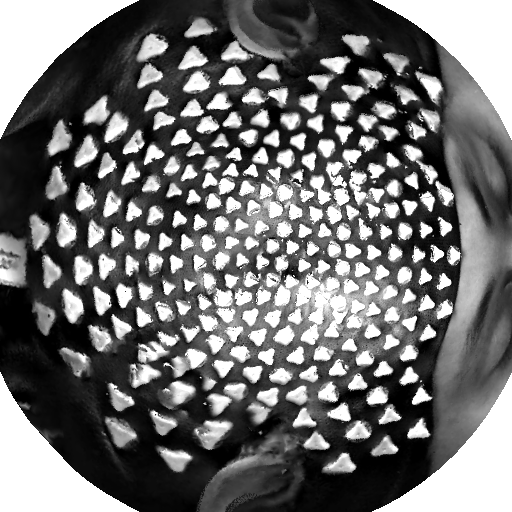
%> input picture cap256.png, 512 x 512 px
$ octave --eval "find_traingles(imread('cap256.png'));"   (GNU Octave 9; MATLAB toolbox functions it lacks are replaced by stand-ins)
%> lines starting %> are read from the running program, lines starting %| are printed output that depends on the picture; in (x1, y1, x2, y2) boxes, pixels count from 0 and x2, y2 are one past the last pixel; in counts of white or black regions, pixels touching at a corner belong together; the program's own positions count from 1
function find_traingles(img)
    I = im2gray(img); % transform image to grayscale
%> I is the input picture: size 512x512 uint8; min 0, max 255, mean 110.5
    G = imgradient(I); % create gradient of image
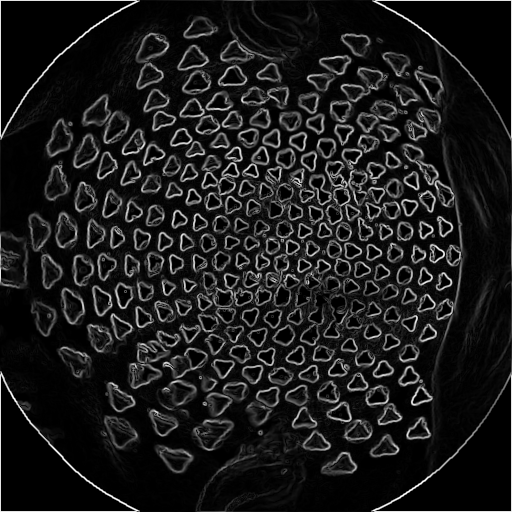
%> G: size 512x512 double; min 0, max 1140.4, mean 122.4; drawn with min black and max white
    % figure;
    % subplot(1,2,1);
    % imshow(G);
    % hold;
    BW = G>max(G(:))*0.1; % make a binary image by thresholding gradient image
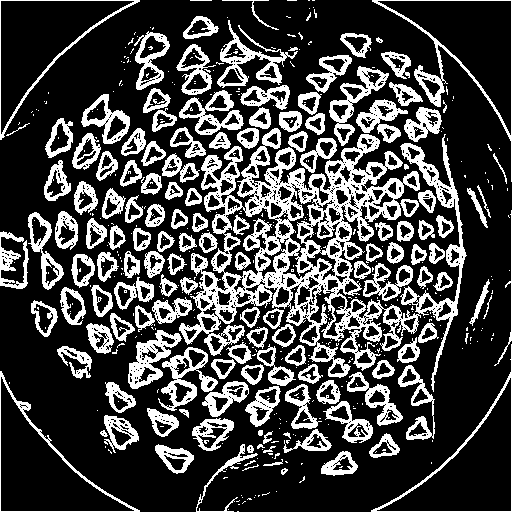
%> BW: size 512x512 logical; 27.1% white; 461 white regions (316 under 20 px)
    % [5 lines of commented-out code are left out]
    %%
    % [32 lines of commented-out code are left out]

    %%
    stats = regionprops(BW, 'BoundingBox', 'Circularity');
%> stats = 461 regions; largest, box (x1, y1, x2, y2) and Circularity: (179, 128, 467, 392) 0.012, (372, 0, 512, 182) 0.0311, (371, 344, 512, 512) 0.038, (0, 371, 140, 512) 0.0446, (0, 0, 140, 140) 0.0458
    cis = cat(1,stats.Circularity);
    id =  cis<1 & cis>0.5;
%> id = 461 logical values, 208 true
    figure; imshow(img, []);
    hold on;
    for i=1:length(id)
        rectangle('position', stats(i).BoundingBox, 'EdgeColor', 'r', 'LineWidth', 2)
    end
%> `find_traingles(imread('cap256.png'));`:
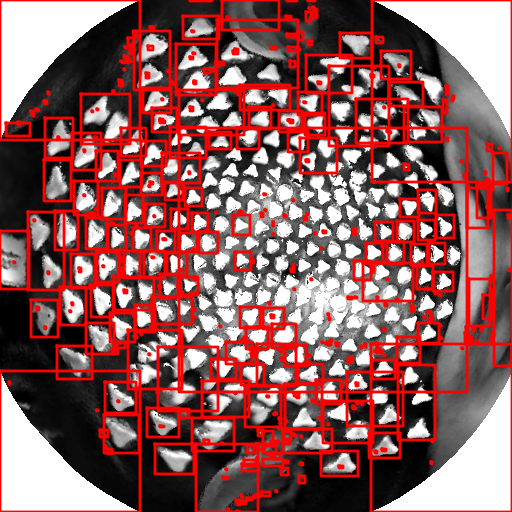
%> figure redrawn from the program's plot data
end

$ run again, on cap64.png
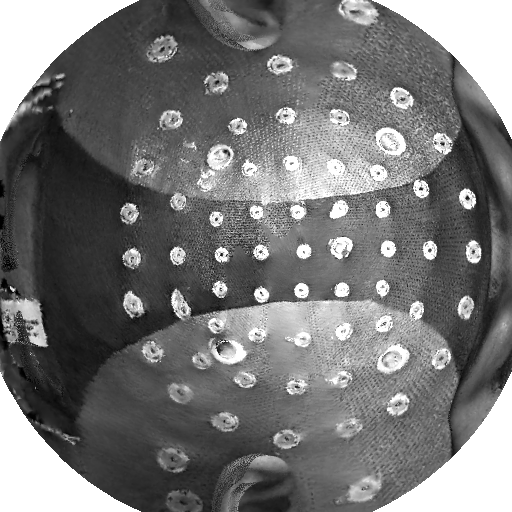
%> input picture cap64.png, 512 x 512 px
%> in find_traingles, I is the input picture: size 512x512 uint8; min 0, max 255, mean 118
%> in find_traingles, `BW = G>max(G(:))*0.1;`:
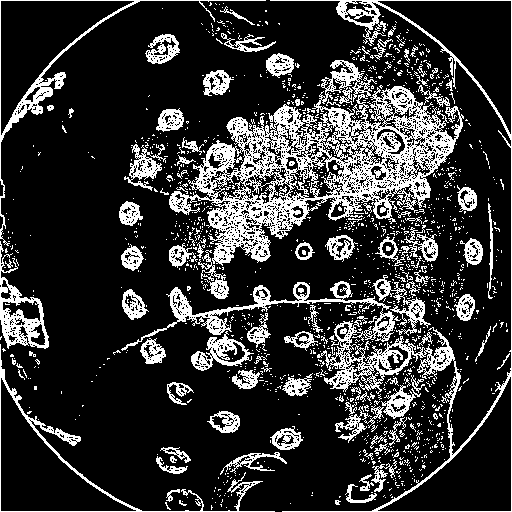
%> BW: size 512x512 logical; 20.2% white in thin lines or dots
%> stats = 1353 regions; largest, box (x1, y1, x2, y2) and Circularity: (121, 0, 512, 512) 0.00439, (0, 0, 266, 246) 0.0179, (169, 60, 464, 266) 0.0183, (0, 344, 275, 512) 0.0131, (0, 241, 49, 349) 0.115
%> id = 1353 logical values, 584 true
%> `find_traingles(imread('cap256.png'));`:
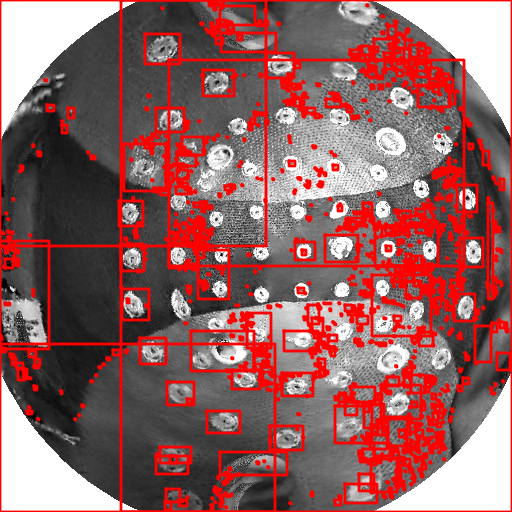
%> figure redrawn from the program's plot data

$ run again, on cap66.png
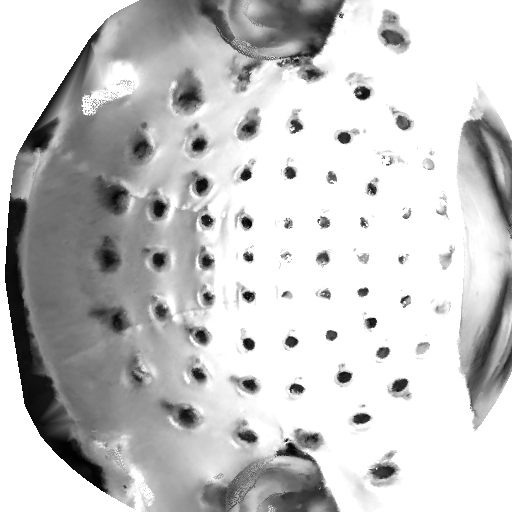
%> input picture cap66.png, 512 x 512 px
%> in find_traingles, I is the input picture: size 512x512 uint8; min 0, max 255, mean 198.6
%> in find_traingles, `BW = G>max(G(:))*0.1;`:
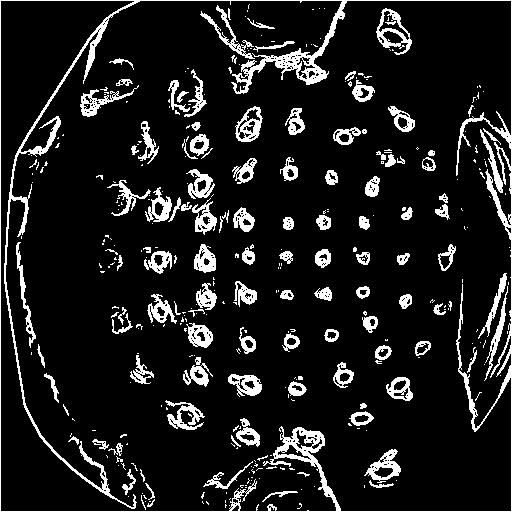
%> BW: size 512x512 logical; 11.4% white; 351 white regions (233 under 20 px)
%> stats = 351 regions; largest, box (x1, y1, x2, y2) and Circularity: (0, 0, 512, 512) 0.0302, (200, 5, 255, 59) 0.0574, (484, 286, 508, 381) 0.0859, (16, 242, 36, 348) 0.0794, (478, 273, 507, 339) 0.128
%> id = 351 logical values, 162 true
%> `find_traingles(imread('cap256.png'));`:
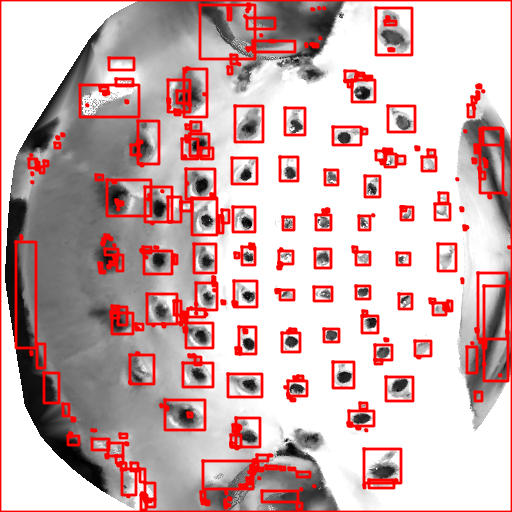
%> figure redrawn from the program's plot data
